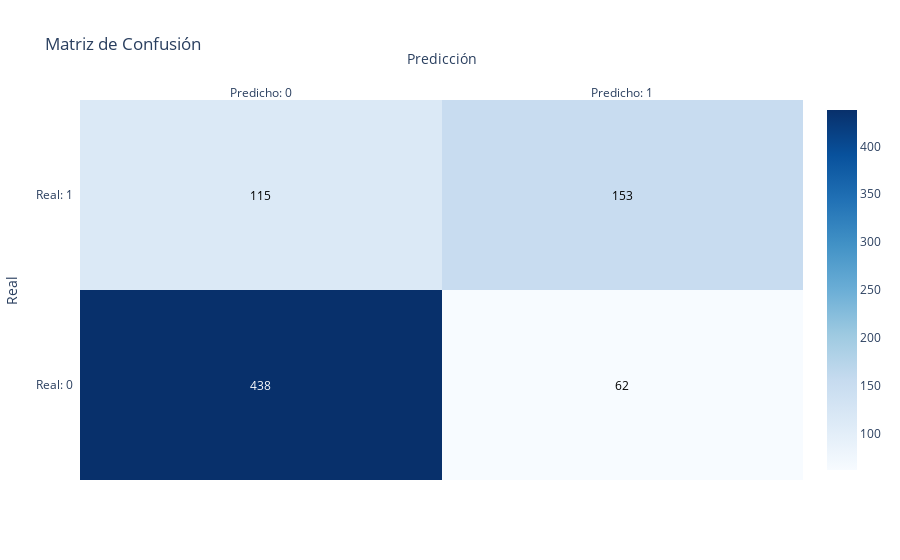

Notebook code for this chart:
### Markdown cell above
La siguiente matriz de confusión muestra un análisis más detallado del rendimiento del modelo de regresión logística al clasificar la información en dos categorías discretas: "diabetes" (1) y "no diabetes" (0). Cada uno de los valores en la matriz es el recuento de ejemplos clasificados por el modelo en dicha clase o combinación de clases:

- 115 ejemplos fueron clasificados correctamente como "diabetes" (Verdaderos Positivos).
- 62 ejemplos fueron clasificados correctamente como "no diabetes" (Verdaderos Negativos).
- 153 ejemplos que se clasificaron incorrectamente como "no diabetes" cuando tenían diabetes (Falsos Negativos).
- 438 ejemplos que se clasificaron incorrectamente como "diabetes" cuando no tenían diabetes (Falsos Positivos).

La matriz establece que el modelo tiende a arrojar muchos falsos positivos, especialmente sobre los ejemplos que no tienen diabetes (muchos falsos positivos). Esto muestra que el modelo es un poco sesgado hacia la predicción de la clase positiva y el sesgo debe ser corregido de alguna manera mediante la corrección del umbral o algún otro ajuste para obtener una mejor precisión y equilibrio entre las clases. La matriz de confusión es una excelente manera de entender la debilidad y la fortaleza de un modelo en las predicciones.

### Code cell
# Calcular la matriz de confusión
cm = confusion_matrix(y, y_pred)

# Crear una matriz de confusión con plotly
z = cm.tolist()
x = ['Predicho: 0', 'Predicho: 1']
y = ['Real: 0', 'Real: 1']

fig = ff.create_annotated_heatmap(
    z,
    x=x,
    y=y,
    colorscale='Blues',
    showscale=True
)

fig.update_layout(
    title='Matriz de Confusión',
    xaxis_title='Predicción',
    yaxis_title='Real'
)

fig.show()

### Figure 1 — Plotly figure (JSON) as saved in the notebook; plotly's stock layout.template omitted (floating-point values rounded to 4 significant figures)
{"data": [{"colorscale": [[0, "rgb(247,251,255)"], [0.125, "rgb(222,235,247)"], [0.25, "rgb(198,219,239)"], [0.375, "rgb(158,202,225)"], [0.5, "rgb(107,174,214)"], [0.625, "rgb(66,146,198)"], [0.75, "rgb(33,113,181)"], [0.875, "rgb(8,81,156)"], [1, "rgb(8,48,107)"]], "reversescale": false, "showscale": true, "type": "heatmap", "x": ["Predicho: 0", "Predicho: 1"], "y": ["Real: 0", "Real: 1"], "z": [[438, 62], [115, 153]]}], "layout": {"annotations": [{"font": {"color": "#FFFFFF"}, "showarrow": false, "text": "438", "x": "Predicho: 0", "xref": "x", "y": "Real: 0", "yref": "y"}, {"font": {"color": "#000000"}, "showarrow": false, "text": "62", "x": "Predicho: 1", "xref": "x", "y": "Real: 0", "yref": "y"}, {"font": {"color": "#000000"}, "showarrow": false, "text": "115", "x": "Predicho: 0", "xref": "x", "y": "Real: 1", "yref": "y"}, {"font": {"color": "#000000"}, "showarrow": false, "text": "153", "x": "Predicho: 1", "xref": "x", "y": "Real: 1", "yref": "y"}], "title": {"text": "Matriz de Confusión"}, "xaxis": {"dtick": 1, "gridcolor": "rgb(0, 0, 0)", "side": "top", "ticks": "", "title": {"text": "Predicción"}}, "yaxis": {"dtick": 1, "ticks": "", "ticksuffix": "  ", "title": {"text": "Real"}}}}
